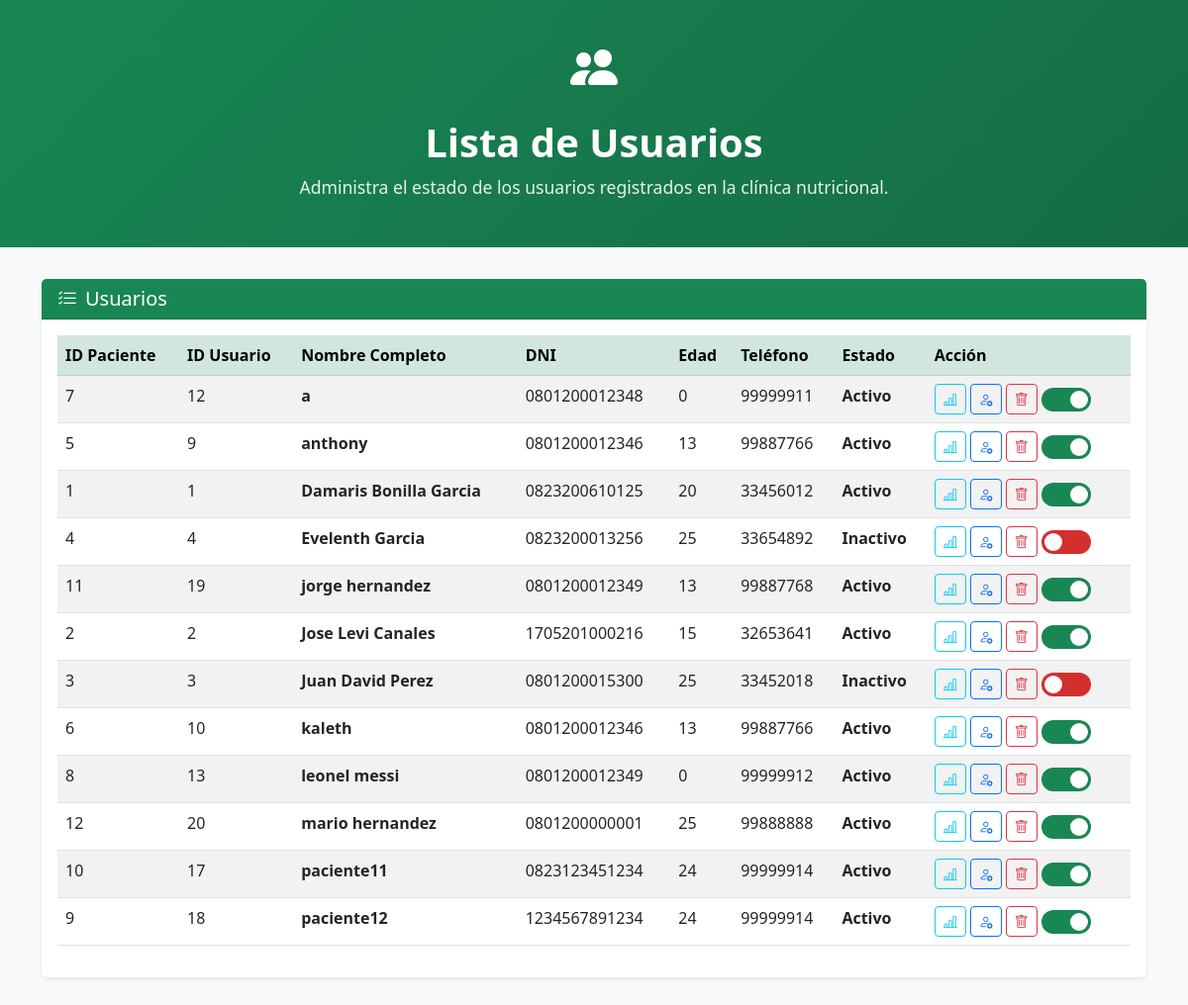
Page /Activar_desactivar_paciente.php on the earlier database version.
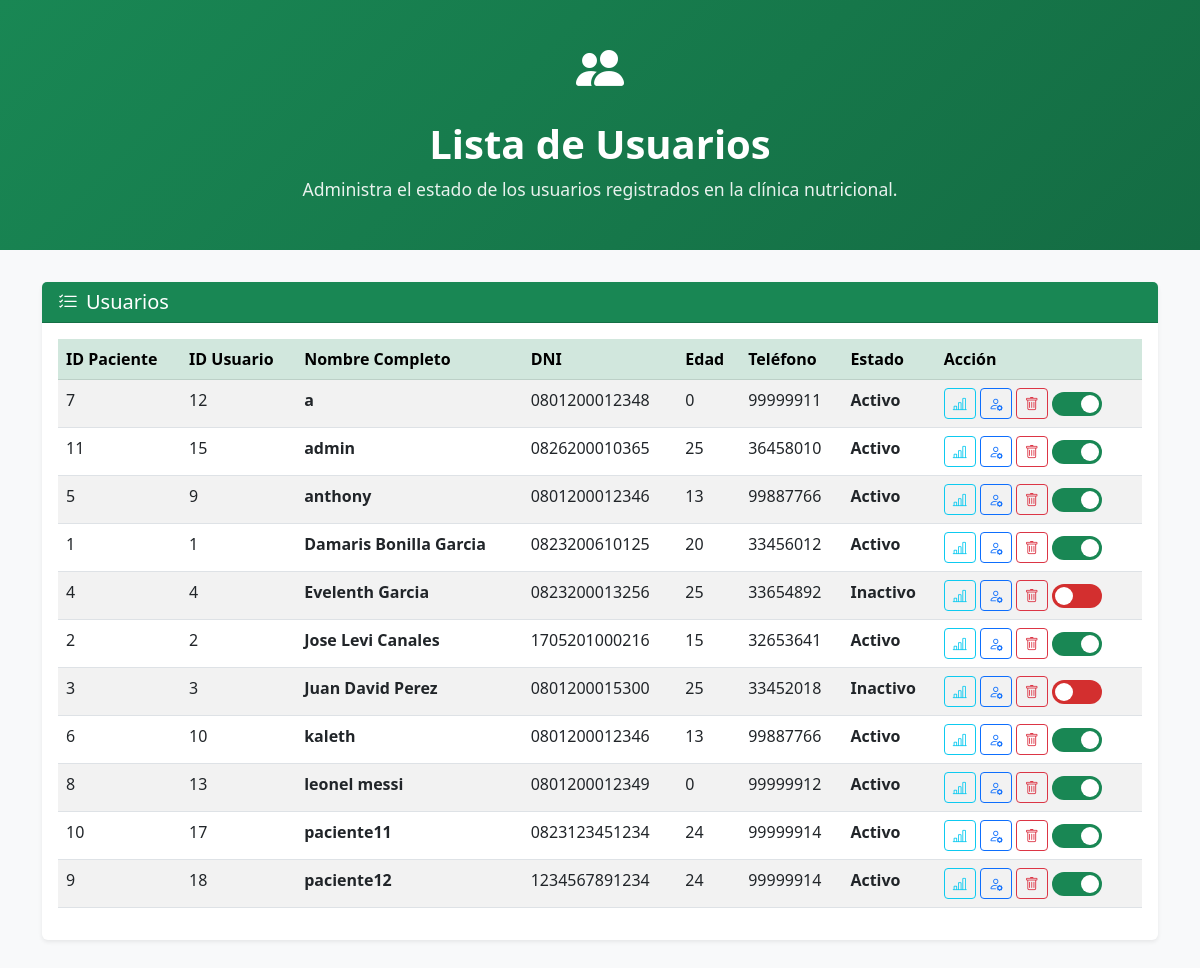
Same page on the later database version.
### tables this page shows
CREATE TABLE `pacientes` (
  `id_pacientes` int(11) NOT NULL,
  `id_usuarios` int(11) NOT NULL,
  `nombre_completo` varchar(100) DEFAULT NULL,
  `DNI` varchar(20) DEFAULT NULL,
  `fecha_nacimiento` date DEFAULT NULL,
  `edad` int(11) DEFAULT NULL,
  `telefono` varchar(20) DEFAULT NULL,
  `estado` enum('Activo','Inactivo') NOT NULL DEFAULT 'Activo'
);

### Activar_desactivar_paciente.php (the view, shortened to what this page needs)
<?php
require_once 'db_connection.php';
$userRole = $_SESSION['rol'] ?? 'Paciente';
$sql = "SELECT p.id_pacientes, p.id_usuarios, p.nombre_completo, p.DNI, p.fecha_nacimiento, p.edad, p.telefono, p.estado,
               u.Nombre_completo as usuario_nombre, u.Correo_electronico, u.Rol
        FROM pacientes p
        INNER JOIN usuarios u ON p.id_usuarios = u.id_usuarios
        ORDER BY p.nombre_completo ASC";
$resultado = $conexion->query($sql);
$total_entradas = $resultado->num_rows;
?>
<!DOCTYPE html>
<html lang="es">
<head>
    <link href="https://cdn.jsdelivr.net/npm/bootstrap@5.3.0/dist/css/bootstrap.min.css" rel="stylesheet">
    <link rel="stylesheet" href="https://cdn.jsdelivr.net/npm/bootstrap-icons@1.10.0/font/bootstrap-icons.css">
</head>
<body>
    <div class="header-section">
        <div class="container text-center">
            <div class="medical-icon">
                <i class="bi bi-people-fill"></i>
            </div>
            <h1>Lista de Usuarios</h1>
            <p>Administra el estado de los usuarios registrados en la clínica nutricional.</p>
        </div>
    </div>
    <div class="container mb-5">
        <div class="card">
            <div class="card-header bg-success text-white">
                <h5 class="card-title mb-0"><i class="bi bi-list-check me-2"></i>Usuarios</h5>
            </div>
            <div class="card-body">
                <div class="table-responsive">
                    <table class="table table-striped table-hover">
                        <thead class="table-success">
                            <tr>
                                <th class="col-hide-sm">ID Paciente</th>
                                <th class="col-hide-md">ID Usuario</th>
                                <th class="col-nombre">Nombre Completo</th>
                                <th class="col-hide-xs">DNI</th>
                                <th class="col-hide-md">Edad</th>
                                <th class="col-hide-sm">Teléfono</th>
                                <th class="col-hide-xs">Estado</th>
                                <th class="col-acciones">Acción</th>
                            </tr>
                        </thead>
                        <tbody>
                        <?php
                        if ($total_entradas > 0) {
                            while($fila = $resultado->fetch_assoc()) {
                                echo "<tr>";
                                echo "<td class='col-hide-sm'>".htmlspecialchars($fila['id_pacientes'])."</td>";
                                echo "<td class='col-hide-md'>".htmlspecialchars($fila['id_usuarios'])."</td>";
                                echo "<td class='col-nombre'><strong>".htmlspecialchars($fila['nombre_completo'])."</strong></td>";
                                echo "<td class='col-hide-xs'>".htmlspecialchars($fila['DNI'])."</td>";
                                echo "<td class='col-hide-md'>".htmlspecialchars($fila['edad'])."</td>";
                                echo "<td class='col-hide-sm'>".htmlspecialchars($fila['telefono'])."</td>";
                                echo "<td class='estado-text estado-".htmlspecialchars($fila['estado'])." col-hide-xs'>".htmlspecialchars($fila['estado'])."</td>";
                                echo "<td class='col-acciones'>
                            <div class='d-flex align-items-center gap-1'>
                                <a href='panelevolucionpaciente.php?id=".htmlspecialchars($fila['id_pacientes'])."' class='btn btn-outline-info btn-sm' title='Panel evolución'>
                                    <i class='bi bi-bar-chart-line'></i>
                                </a>
                                <a href='Actualizar_perfil.php?id=".htmlspecialchars($fila['id_usuarios'])."' class='btn btn-outline-primary btn-sm' title='Actualizar perfil'>
                                    <i class='bi bi-person-gear'></i>
                                </a>
                                <button data-id='".htmlspecialchars($fila['id_pacientes'])."' class='btn btn-outline-danger btn-sm btn-delete-paciente' title='Eliminar'>
                                    <i class='bi bi-trash'></i>
                                </button>
                                <label class='switch' title='Activar/Desactivar'>
                                    <input type='checkbox' class='estado-switch'
                                           data-id='".$fila['id_pacientes']."'
                                           ".(($fila['estado']=='Activo')?'checked':'').">
                                    <span class='slider round'></span>
                                </label>
                            </div>
                        </td>";
                                echo "</tr>";
                            }
                        } else {
                            $colspan = ($userRole === 'Administrador') ? 12 : 11;
                            echo "<tr><td colspan='$colspan' class='text-center'>No se encontraron pacientes.</td></tr>";
                        }
                        ?>
                        </tbody>
                    </table>
                </div>
            </div>
        </div>
    </div>
<div id="confirmModal" class="confirm-modal" role="dialog" aria-modal="true" aria-hidden="true">
</div>
</body>
</html>

### Activar_desactivar_paciente.php (style rules this page uses)
body { background-color: #f8f9fa; }
.card { border: none; box-shadow: 0 0.125rem 0.25rem rgba(0, 0, 0, 0.075); }
.header-section { background: linear-gradient(135deg, #198754 0%, #146c43 100%); color: white; padding: 2rem 0; margin-bottom: 2rem; }
.header-section h1 { font-size: 2.5rem; font-weight: 700; }
.header-section p { font-size: 1.1rem; opacity: 0.9; }
.medical-icon { font-size: 3rem; margin-bottom: 1rem; color: #ffffff; }
.estado-text { font-weight: bold; }
.estado-Activo { color: #0d5132; }
.estado-Inactivo { color: #d32f2f; }
.switch { position: relative; display: inline-block; width: 50px; height: 24px; }
.slider { position: absolute; cursor: pointer; top:0; left:0; right:0; bottom:0; background-color:#ccc; transition:0.4s; border-radius:24px; }
.slider:before { position:absolute; content:""; height:18px; width:18px; left:3px; bottom:3px; background:white; transition:0.4s; border-radius:50%; }
input:checked + .slider { background-color:#198754; }
input:not(:checked) + .slider { background-color: #d32f2f; }
input:checked + .slider:before { transform: translateX(26px); }
.table-responsive { overflow-x: auto; }
.col-nombre, .col-acciones { min-width: 150px; position: sticky; }
.col-nombre { left: 0; background: white; z-index: 2; }
.col-acciones { right: 0; background: white; z-index: 2; min-width: 180px; }
.confirm-modal { position: fixed; inset: 0; display: flex; align-items: center; justify-content: center; pointer-events: none; z-index: 2147483647; }

Differences in the rows shown:
removed pacientes: id_pacientes "12", id_usuarios "20", nombre_completo "mario hernandez", DNI "0801200000001", edad "25", telefono "99888888", estado "Activo"
changed pacientes id 11: id_usuarios "19" → "15"; nombre_completo "jorge hernandez" → "admin"; DNI "0801200012349" → "0826200010365"; edad "13" → "25"; telefono "99887768" → "36458010"; moves up the list
